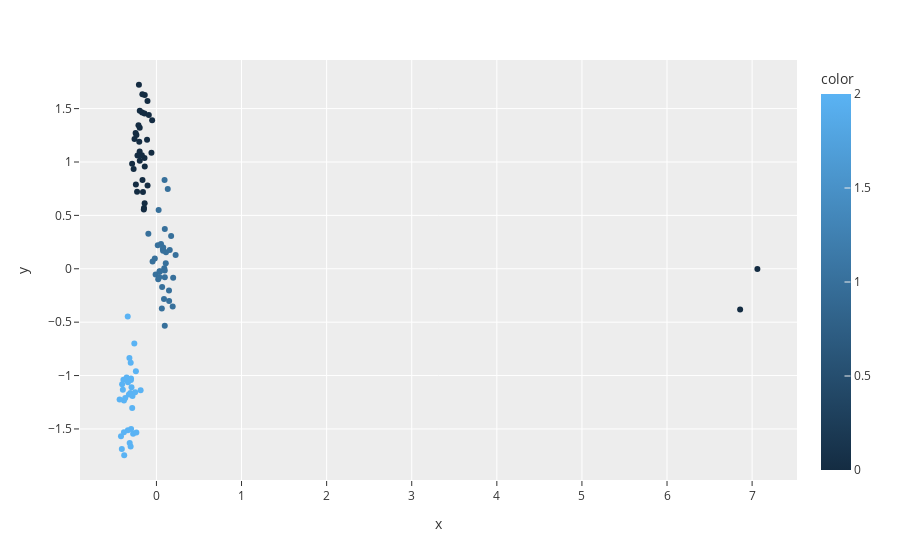

Notebook cell for this chart:
### Code cell
px.scatter(x=x_train_scaled[:, 0], y=x_train_scaled[:, 1], color=true_labels)
